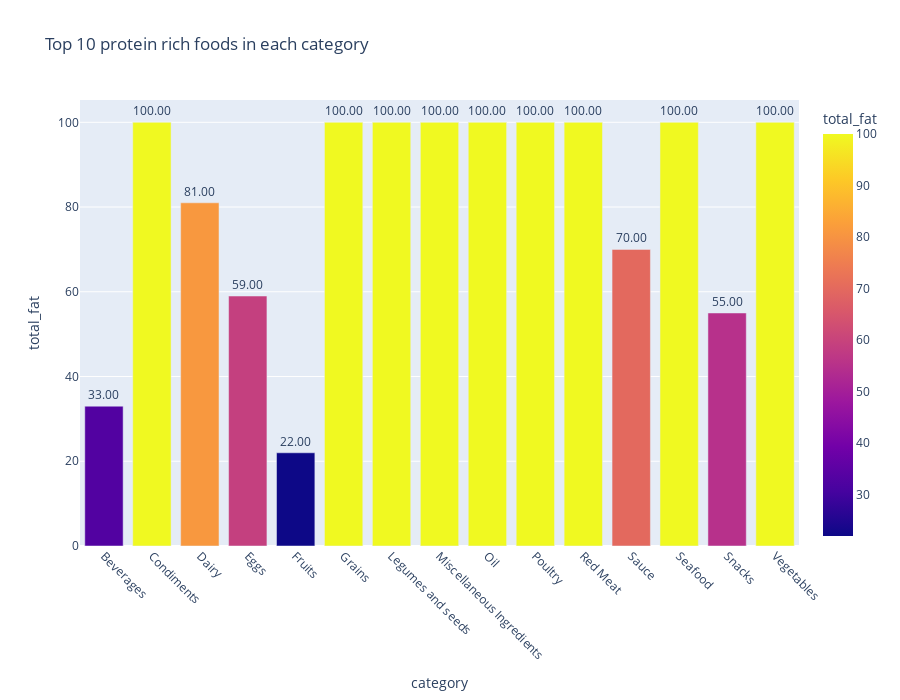

Here is the notebook cell this chart was saved with:
### Markdown cell above
# Food with highest Fat in each category

### Code cell
fat_rich = nutrients.sort_values(by='total_fat', ascending=False)
top_fat_per_category = (fat_rich.groupby('category').first().reset_index())
fig = px.bar(top_fat_per_category, x='category', y='total_fat', color='total_fat', title='Top 10 protein rich foods in each category',
             width=900, height=700, text='product',
            text_auto = '.2f')
fig.update_traces(textposition='outside')
fig.update_layout(uniformtext_minsize=8, uniformtext_mode='hide')
fig.update_xaxes(tickangle=45)
fig.show()

### Figure 1 — Plotly figure (JSON) as saved in the notebook; plotly's stock layout.template omitted (floating-point values rounded to 4 significant figures)
{"data": [{"hovertemplate": "category=%{x}<br>total_fat=%{marker.color}<br>product=%{text}<extra></extra>", "legendgroup": "", "marker": {"color": [33.0, 100.0, 81.0, 59.0, 22.0, 100.0, 100.0, 100.0, 100.0, 100.0, 100.0, 70.0, 100.0, 55.0, 100.0], "coloraxis": "coloraxis", "pattern": {"shape": ""}}, "name": "", "orientation": "v", "showlegend": false, "text": ["Candies milk chocolate coated coffee beans", "Oil mustard", "Margarine with added vitamin D without salt stick composite 80% fat regular", "Egg dried yolk", "Pie prepared from recipe pecan", "Oil wheat germ", "Oil salad or cooking soybean", "Shortening bread soybean (hydrogenated) and cottonseed", "Oil walnut", "Fat chicken", "Pork cooked rendered fat bacon", "Salad dressing home recipe french", "Fish oil cod liver", "Nuts with salt added oil roasted almonds", "Shortening composite household vegetable"], "textposition": "outside", "texttemplate": "%{y:.2f}", "type": "bar", "x": ["Beverages", "Condiments", "Dairy", "Eggs", "Fruits", "Grains", "Legumes and seeds", "Miscellaneous Ingredients", "Oil", "Poultry", "Red Meat", "Sauce", "Seafood", "Snacks", "Vegetables"], "xaxis": "x", "y": [33.0, 100.0, 81.0, 59.0, 22.0, 100.0, 100.0, 100.0, 100.0, 100.0, 100.0, 70.0, 100.0, 55.0, 100.0], "yaxis": "y"}], "layout": {"barmode": "relative", "coloraxis": {"colorbar": {"title": {"text": "total_fat"}}, "colorscale": [[0, "#0d0887"], [0.1111, "#46039f"], [0.2222, "#7201a8"], [0.3333, "#9c179e"], [0.4444, "#bd3786"], [0.5556, "#d8576b"], [0.6667, "#ed7953"], [0.7778, "#fb9f3a"], [0.8889, "#fdca26"], [1, "#f0f921"]]}, "height": 700, "legend": {"tracegroupgap": 0}, "title": {"text": "Top 10 protein rich foods in each category"}, "uniformtext": {"minsize": 8, "mode": "hide"}, "width": 900, "xaxis": {"anchor": "y", "domain": [0, 1], "tickangle": 45, "title": {"text": "category"}}, "yaxis": {"anchor": "x", "domain": [0, 1], "title": {"text": "total_fat"}}}}
